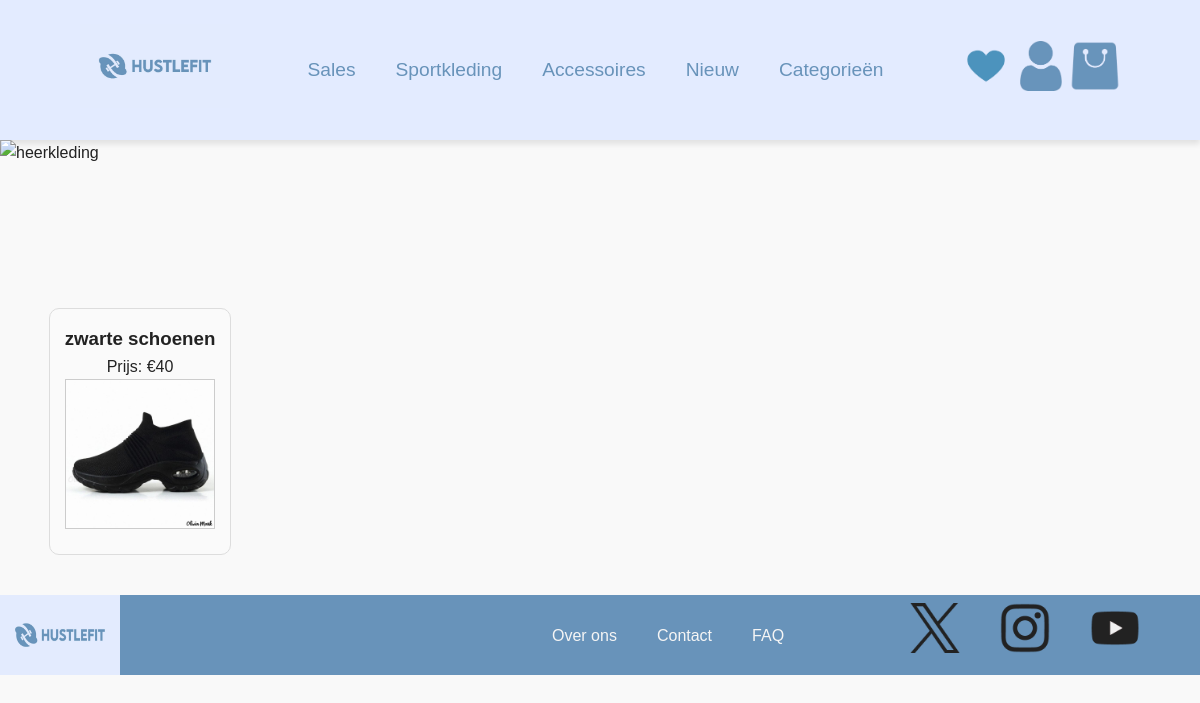
The app's page /netux_herenpagina.php?category_id=1 with its own data.
### tables this page shows
CREATE TABLE `product` (
  `IDproduct` int(5) NOT NULL,
  `IDleverancier` int(5) NOT NULL,
  `ID_categorie` int(5) NOT NULL,
  `naam_product` varchar(50) NOT NULL,
  `prijs_product` int(50) NOT NULL,
  `afbeelding_product` varchar(150) NOT NULL
);

### netux_herenpagina.php (the view, shortened to what this page needs)
<?php
require_once 'db_connection.php';
$selectedCategory = isset($_GET['category_id']) ? $_GET['category_id'] : null;
$sqlProducts = "SELECT p.* FROM product p
                JOIN categorie c ON p.ID_categorie = c.ID_categorie
                WHERE c.ID_categorie = ?";
$stmt = $conn->prepare($sqlProducts);
$stmt->bind_param("i", $selectedCategory);
if ($selectedCategory) {
    $stmt->execute();
    $resultProducts = $stmt->get_result();
} else {
    $sqlProducts = "SELECT p.* FROM product p";
    $resultProducts = $conn->query($sqlProducts);
}
?>
<!DOCTYPE html>
<html lang="en">
<head>
    <link rel="stylesheet" href="netux_herenpagina.css">
</head>
<body>
    <nav class="navbar">
        <div id="logo">
            <img src="./Fotos/Hustlefit logo(1).jpg" alt="Logo">
        </div>
        <ul class="navbar-menu">
            <li><a href="sales.html">Sales</a></li>
            <li><a href="sportkleding.php">Sportkleding</a></li>
            <li><a href="accessoires.php">Accessoires</a></li>
            <li><a href="#">Nieuw</a></li>
            <li><a href="crud_categorie_nexus.php">Categorieën</a></li>
        </ul>
        <div class="logos">
            <img src="./Fotos/heart-removebg-preview.png" alt="favorieten" id="favorite_homepage" width="50px" height="50px">
            <img src="./Fotos/user_1077114__1_-removebg-preview.png" alt="gebruiker" id="user_homepage" width="50px" height="50px">
            <img src="./Fotos/bag_3502696-removebg-preview.png" alt="shoppingcart" id="shoppingcart_homepage" width="50px" height="50px">
        </div>
    </nav>
    <section class="header-hustlefit-heren">
        <div class="heerkleding-box">
            <img src="./Fotos/bandan-mohammed-JqCMxXa3z9Q-unsplash.jpg" alt="heerkleding" id="heerkledingheader">
        </div>
    </section>
    <div class="producten-lijst">
        <?php
        if ($resultProducts->num_rows > 0) {
            while ($row = $resultProducts->fetch_assoc()) {
                $productNaam = htmlspecialchars($row["naam_product"]);
                $productPrijs = htmlspecialchars($row["prijs_product"]);
                $productAfbeelding = htmlspecialchars($row["afbeelding_product"]);
                $imgSrc = !empty($productAfbeelding) ? (strpos($productAfbeelding, 'http') === 0 ? $productAfbeelding : "Fotos/" . $productAfbeelding) : "Fotos/placeholder.jpg";
                echo "<div class='product'>";
                echo "<h3>{$productNaam}</h3>";
                echo "<p>Prijs: €{$productPrijs}</p>";
                echo "<img src='{$imgSrc}' alt='Product afbeelding' style='width: 150px; height: auto; border: 1px solid #ccc;'>";
                echo "</div>";
            }
        } else {
            echo "<p>Geen producten gevonden voor deze categorie.</p>";
        }
        ?>
    </div>
    <section class="footer-hustlefit-homepage">
        <img src="./Fotos/Hustlefit logo(1).jpg" alt="Hustlefit" id="hustlefitlogo">
        <div class="footeritems-hustlefit">
            <ul>
                <li>Over ons</li>
                <li>Contact</li>
                <li>FAQ</li>
            </ul>
        </div>
        <div class="sociaalmedia-footer">
            <ul>
                <li><img src="./Fotos/x.png" alt="X" width="50px" height="50px"></li>
                <li><img src="./Fotos/instagramlogohustlefit.png" alt="Instagram" width="50px" height="50px"></li>
                <li><img src="./Fotos/youtubelogohustlefit.png" alt="YouTube" width="50px" height="50px"></li>
            </ul>
        </div>
    </section>
</body>
</html>

### netux_herenpagina.css (style rules this page uses)
* { margin: 0; padding: 0; box-sizing: border-box; font-family: 'Arial', sans-serif; }
body { line-height: 1.6; color: #222222; background-color: #F9F9F9; }
.navbar { display: flex; justify-content: space-between; align-items: center; padding: 1.5rem 5rem; background-color: #E3EBFF; box-shadow: 0 4px 6px rgba(0, 0, 0, 0.1); }
#logo img { width: 150px; height: auto; }
.navbar-menu { display: flex; gap: 2.5rem; justify-content: center; flex-grow: 1; }
.navbar-menu li { list-style: none; }
.navbar-menu a { color: #6893BA; font-size: 1.2em; font-weight: 500; transition: color 0.3s ease; text-decoration: none; font-family: 'lemonmilkregular', sans-serif; }
.footer-hustlefit-homepage { background-color: #6893BA; list-style-type: none; display: flex; font-size: 1em; }
#hustlefitlogo { width: 10vw; height: 10vh; }
.footeritems-hustlefit { font-family: 'lemonmilkregular', sans-serif; display: flex; gap: 5vh; padding: 0; color: #F5F5F5; list-style-type: none; align-items: center; }
.footeritems-hustlefit ul { display: flex; gap: 5vh; padding: 0; list-style-type: none; margin: 0; margin-left: 27em; }
.footeritems-hustlefit li { font-family: 'lemonmilkregular', sans-serif; color: #F5F5F5; list-style-type: none; margin: 0; }
.sociaalmedia-footer { display: flex; gap: 2vw; margin-left: 28vw; margin-top: 1vh; }
.sociaalmedia-footer { display: flex; gap: 1.5vw; justify-content: center; margin-top: 1vh; position: absolute; right: 5%; }
.sociaalmedia-footer img { width: 50px; height: 50px; transition: transform 0.3s ease-in-out; }
.sociaalmedia-footer ul { display: flex; gap: 5vh; list-style-type: none; padding: 0; margin: 0; }
.producten-lijst { display: grid; grid-template-columns: repeat(auto-fill, minmax(200px, 1fr)); gap: 30px; padding: 40px; justify-items: center; }
.product { border: 1px solid #ddd; padding: 15px; text-align: center; background-color: #fafafa; border-radius: 10px; transition: transform 0.2s ease; }
.product img { height: 200px; width: auto; object-fit: contain; display: block; margin: 0 auto 10px auto; }
#heerkledingheader { height: 700px; width: 1500px; max-width: 100%; max-height: 100%; }

### records on screen
product: naam_product "zwarte schoenen", prijs_product "40", afbeelding_product (picture)
